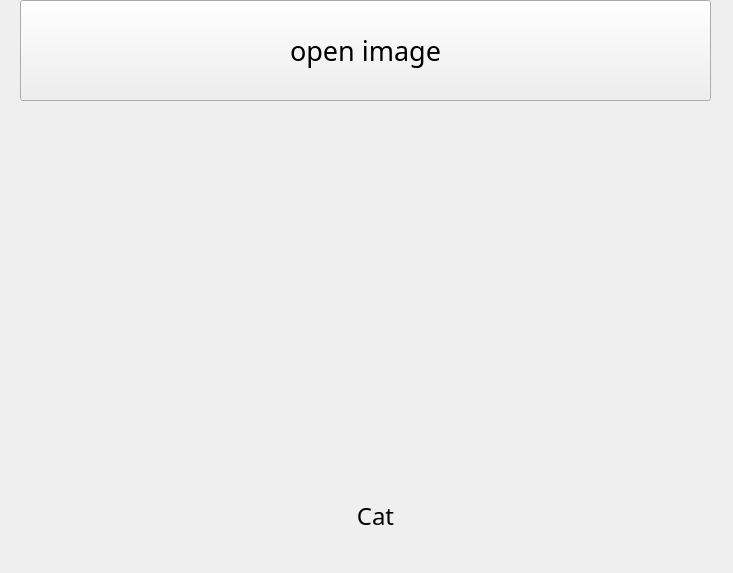
<?xml version="1.0" encoding="UTF-8"?>
<ui version="4.0">
 <class>QWidget</class>
 <widget class="QWidget" name="QWidget">
  <property name="geometry">
   <rect>
    <x>0</x>
    <y>0</y>
    <width>733</width>
    <height>573</height>
   </rect>
  </property>
  <property name="windowTitle">
   <string>Form</string>
  </property>
  <widget class="QPushButton" name="btn_select">
   <property name="geometry">
    <rect>
     <x>20</x>
     <y>0</y>
     <width>691</width>
     <height>101</height>
    </rect>
   </property>
   <property name="sizePolicy">
    <sizepolicy hsizetype="Minimum" vsizetype="Fixed">
     <horstretch>0</horstretch>
     <verstretch>0</verstretch>
    </sizepolicy>
   </property>
   <property name="font">
    <font>
     <family>에스코어 드림 4 Regular</family>
     <pointsize>20</pointsize>
    </font>
   </property>
   <property name="autoFillBackground">
    <bool>false</bool>
   </property>
   <property name="text">
    <string>open image</string>
   </property>
  </widget>
  <widget class="QLabel" name="lbl_image">
   <property name="geometry">
    <rect>
     <x>10</x>
     <y>110</y>
     <width>711</width>
     <height>331</height>
    </rect>
   </property>
   <property name="minimumSize">
    <size>
     <width>651</width>
     <height>0</height>
    </size>
   </property>
   <property name="text">
    <string/>
   </property>
   <property name="pixmap">
    <pixmap>../datasets/cat_dog/train/cat.166.jpg</pixmap>
   </property>
   <property name="alignment">
    <set>Qt::AlignCenter</set>
   </property>
  </widget>
  <widget class="QLabel" name="lbl_predict">
   <property name="geometry">
    <rect>
     <x>100</x>
     <y>480</y>
     <width>551</width>
     <height>71</height>
    </rect>
   </property>
   <property name="font">
    <font>
     <family>에스코어 드림 9 Black</family>
     <pointsize>18</pointsize>
    </font>
   </property>
   <property name="text">
    <string>Cat</string>
   </property>
   <property name="scaledContents">
    <bool>false</bool>
   </property>
   <property name="alignment">
    <set>Qt::AlignCenter</set>
   </property>
   <property name="wordWrap">
    <bool>false</bool>
   </property>
  </widget>
 </widget>
 <resources/>
 <connections/>
</ui>
